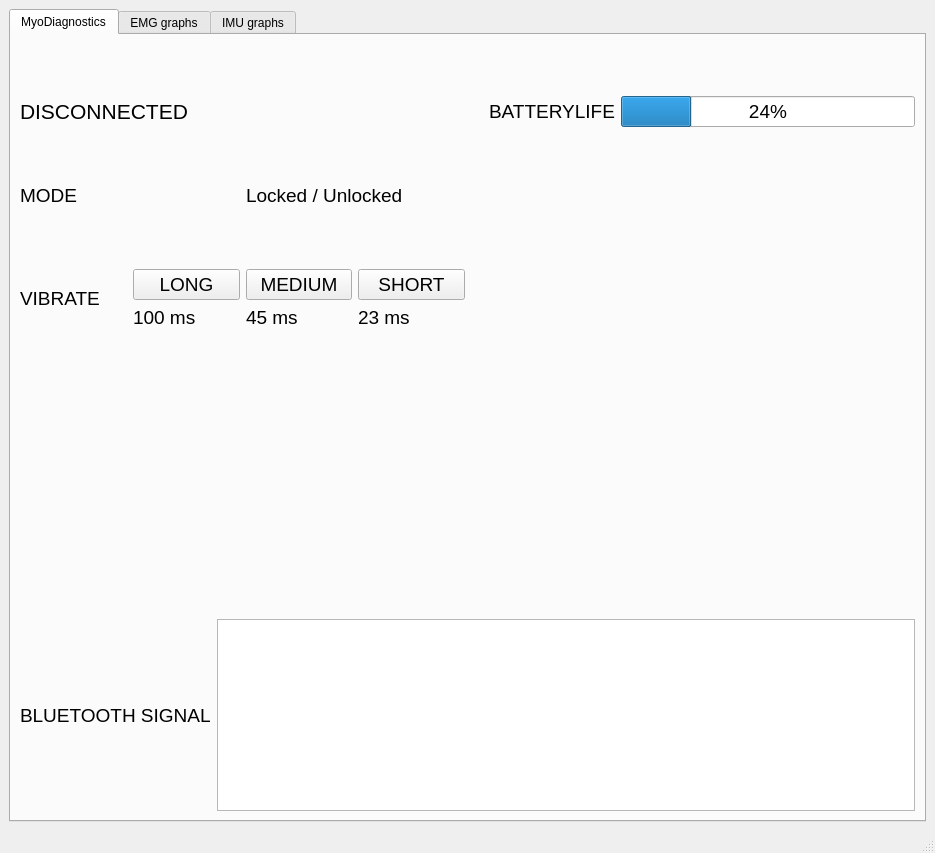
<?xml version="1.0" encoding="UTF-8"?>
<ui version="4.0">
 <class>MainWindow</class>
 <widget class="QMainWindow" name="MainWindow">
  <property name="geometry">
   <rect>
    <x>0</x>
    <y>0</y>
    <width>935</width>
    <height>853</height>
   </rect>
  </property>
  <property name="windowTitle">
   <string>MainWindow</string>
  </property>
  <widget class="QWidget" name="centralwidget">
   <layout class="QHBoxLayout" name="horizontalLayout">
    <item>
     <widget class="QTabWidget" name="tw_myo_arm">
      <property name="currentIndex">
       <number>0</number>
      </property>
      <widget class="QWidget" name="tab_2">
       <attribute name="title">
        <string>MyoDiagnostics</string>
       </attribute>
       <layout class="QVBoxLayout" name="verticalLayout_6">
        <item>
         <spacer name="verticalSpacer_3">
          <property name="orientation">
           <enum>Qt::Vertical</enum>
          </property>
          <property name="sizeHint" stdset="0">
           <size>
            <width>20</width>
            <height>40</height>
           </size>
          </property>
         </spacer>
        </item>
        <item>
         <layout class="QHBoxLayout" name="horizontalLayout_3">
          <item>
           <widget class="QLabel" name="lab_connect">
            <property name="font">
             <font>
              <pointsize>16</pointsize>
             </font>
            </property>
            <property name="text">
             <string>DISCONNECTED</string>
            </property>
           </widget>
          </item>
          <item>
           <spacer name="horizontalSpacer">
            <property name="orientation">
             <enum>Qt::Horizontal</enum>
            </property>
            <property name="sizeHint" stdset="0">
             <size>
              <width>40</width>
              <height>20</height>
             </size>
            </property>
           </spacer>
          </item>
          <item>
           <widget class="QLabel" name="lab_battery">
            <property name="font">
             <font>
              <pointsize>14</pointsize>
             </font>
            </property>
            <property name="text">
             <string>BATTERYLIFE</string>
            </property>
           </widget>
          </item>
          <item>
           <widget class="QProgressBar" name="pb_battery">
            <property name="font">
             <font>
              <pointsize>14</pointsize>
             </font>
            </property>
            <property name="value">
             <number>24</number>
            </property>
           </widget>
          </item>
         </layout>
        </item>
        <item>
         <spacer name="verticalSpacer">
          <property name="orientation">
           <enum>Qt::Vertical</enum>
          </property>
          <property name="sizeHint" stdset="0">
           <size>
            <width>20</width>
            <height>40</height>
           </size>
          </property>
         </spacer>
        </item>
        <item>
         <layout class="QHBoxLayout" name="horizontalLayout_9">
          <item>
           <layout class="QVBoxLayout" name="verticalLayout_5">
            <item>
             <layout class="QHBoxLayout" name="horizontalLayout_4">
              <item>
               <widget class="QLabel" name="lab_mode">
                <property name="font">
                 <font>
                  <pointsize>14</pointsize>
                 </font>
                </property>
                <property name="text">
                 <string>MODE</string>
                </property>
               </widget>
              </item>
              <item>
               <widget class="QLabel" name="lab_lock">
                <property name="font">
                 <font>
                  <pointsize>14</pointsize>
                 </font>
                </property>
                <property name="text">
                 <string>Locked / Unlocked</string>
                </property>
               </widget>
              </item>
             </layout>
            </item>
            <item>
             <layout class="QHBoxLayout" name="horizontalLayout_5">
              <item>
               <widget class="QLabel" name="lab_vibrate">
                <property name="font">
                 <font>
                  <pointsize>14</pointsize>
                 </font>
                </property>
                <property name="text">
                 <string>VIBRATE</string>
                </property>
               </widget>
              </item>
              <item>
               <layout class="QVBoxLayout" name="verticalLayout_2">
                <item>
                 <spacer name="verticalSpacer_4">
                  <property name="orientation">
                   <enum>Qt::Vertical</enum>
                  </property>
                  <property name="sizeHint" stdset="0">
                   <size>
                    <width>20</width>
                    <height>40</height>
                   </size>
                  </property>
                 </spacer>
                </item>
                <item>
                 <widget class="QPushButton" name="pb_vib_long">
                  <property name="font">
                   <font>
                    <pointsize>14</pointsize>
                   </font>
                  </property>
                  <property name="text">
                   <string>LONG</string>
                  </property>
                 </widget>
                </item>
                <item>
                 <widget class="QLabel" name="lab_vib_long">
                  <property name="font">
                   <font>
                    <pointsize>14</pointsize>
                   </font>
                  </property>
                  <property name="text">
                   <string>100 ms</string>
                  </property>
                 </widget>
                </item>
                <item>
                 <spacer name="verticalSpacer_6">
                  <property name="orientation">
                   <enum>Qt::Vertical</enum>
                  </property>
                  <property name="sizeHint" stdset="0">
                   <size>
                    <width>20</width>
                    <height>40</height>
                   </size>
                  </property>
                 </spacer>
                </item>
               </layout>
              </item>
              <item>
               <layout class="QVBoxLayout" name="verticalLayout_3">
                <item>
                 <spacer name="verticalSpacer_5">
                  <property name="orientation">
                   <enum>Qt::Vertical</enum>
                  </property>
                  <property name="sizeHint" stdset="0">
                   <size>
                    <width>20</width>
                    <height>40</height>
                   </size>
                  </property>
                 </spacer>
                </item>
                <item>
                 <widget class="QPushButton" name="pb_vib_medium">
                  <property name="font">
                   <font>
                    <pointsize>14</pointsize>
                   </font>
                  </property>
                  <property name="text">
                   <string>MEDIUM</string>
                  </property>
                 </widget>
                </item>
                <item>
                 <widget class="QLabel" name="lab_vib_medium">
                  <property name="font">
                   <font>
                    <pointsize>14</pointsize>
                   </font>
                  </property>
                  <property name="text">
                   <string>45 ms</string>
                  </property>
                 </widget>
                </item>
                <item>
                 <spacer name="verticalSpacer_7">
                  <property name="orientation">
                   <enum>Qt::Vertical</enum>
                  </property>
                  <property name="sizeHint" stdset="0">
                   <size>
                    <width>20</width>
                    <height>40</height>
                   </size>
                  </property>
                 </spacer>
                </item>
               </layout>
              </item>
              <item>
               <layout class="QVBoxLayout" name="verticalLayout_4">
                <item>
                 <spacer name="verticalSpacer_8">
                  <property name="orientation">
                   <enum>Qt::Vertical</enum>
                  </property>
                  <property name="sizeHint" stdset="0">
                   <size>
                    <width>20</width>
                    <height>40</height>
                   </size>
                  </property>
                 </spacer>
                </item>
                <item>
                 <widget class="QPushButton" name="pb_vib_short">
                  <property name="font">
                   <font>
                    <pointsize>14</pointsize>
                   </font>
                  </property>
                  <property name="text">
                   <string>SHORT</string>
                  </property>
                 </widget>
                </item>
                <item>
                 <widget class="QLabel" name="lab_vib_medium_2">
                  <property name="font">
                   <font>
                    <pointsize>14</pointsize>
                   </font>
                  </property>
                  <property name="text">
                   <string>23 ms</string>
                  </property>
                 </widget>
                </item>
                <item>
                 <spacer name="verticalSpacer_9">
                  <property name="orientation">
                   <enum>Qt::Vertical</enum>
                  </property>
                  <property name="sizeHint" stdset="0">
                   <size>
                    <width>20</width>
                    <height>40</height>
                   </size>
                  </property>
                 </spacer>
                </item>
               </layout>
              </item>
             </layout>
            </item>
           </layout>
          </item>
          <item>
           <widget class="QLabel" name="lab_myo_arm_diag">
            <property name="minimumSize">
             <size>
              <width>200</width>
              <height>200</height>
             </size>
            </property>
            <property name="styleSheet">
             <string notr="true">image: url(:/myo/images/bracelet_myo.PNG);</string>
            </property>
            <property name="text">
             <string/>
            </property>
           </widget>
          </item>
         </layout>
        </item>
        <item>
         <spacer name="verticalSpacer_10">
          <property name="orientation">
           <enum>Qt::Vertical</enum>
          </property>
          <property name="sizeHint" stdset="0">
           <size>
            <width>20</width>
            <height>40</height>
           </size>
          </property>
         </spacer>
        </item>
        <item>
         <layout class="QHBoxLayout" name="horizontalLayout_8">
          <item>
           <widget class="QLabel" name="lab_fist">
            <property name="minimumSize">
             <size>
              <width>120</width>
              <height>120</height>
             </size>
            </property>
            <property name="styleSheet">
             <string notr="true">image: url(:/gesture/images/gesture_fist.png);</string>
            </property>
            <property name="text">
             <string/>
            </property>
           </widget>
          </item>
          <item>
           <widget class="QLabel" name="lab_spread">
            <property name="minimumSize">
             <size>
              <width>120</width>
              <height>120</height>
             </size>
            </property>
            <property name="styleSheet">
             <string notr="true">image: url(:/gesture/images/gesture_spread.png);</string>
            </property>
            <property name="text">
             <string/>
            </property>
           </widget>
          </item>
          <item>
           <widget class="QLabel" name="lab_wave_in">
            <property name="minimumSize">
             <size>
              <width>120</width>
              <height>120</height>
             </size>
            </property>
            <property name="styleSheet">
             <string notr="true">image: url(:/gesture/images/gesture_wave_in.png);</string>
            </property>
            <property name="text">
             <string/>
            </property>
           </widget>
          </item>
          <item>
           <widget class="QLabel" name="lab_wave_out">
            <property name="minimumSize">
             <size>
              <width>120</width>
              <height>120</height>
             </size>
            </property>
            <property name="styleSheet">
             <string notr="true">image: url(:/gesture/images/gesture_wave_out.png);</string>
            </property>
            <property name="text">
             <string/>
            </property>
           </widget>
          </item>
         </layout>
        </item>
        <item>
         <spacer name="verticalSpacer_2">
          <property name="orientation">
           <enum>Qt::Vertical</enum>
          </property>
          <property name="sizeHint" stdset="0">
           <size>
            <width>20</width>
            <height>40</height>
           </size>
          </property>
         </spacer>
        </item>
        <item>
         <layout class="QHBoxLayout" name="horizontalLayout_6">
          <item>
           <widget class="QLabel" name="lab_bluetooth">
            <property name="font">
             <font>
              <pointsize>14</pointsize>
             </font>
            </property>
            <property name="text">
             <string>BLUETOOTH SIGNAL</string>
            </property>
           </widget>
          </item>
          <item>
           <widget class="PlotWidget" name="gv_bluetooth">
            <property name="minimumSize">
             <size>
              <width>0</width>
              <height>100</height>
             </size>
            </property>
           </widget>
          </item>
         </layout>
        </item>
       </layout>
      </widget>
      <widget class="QWidget" name="tab">
       <attribute name="title">
        <string>EMG graphs</string>
       </attribute>
       <layout class="QGridLayout" name="gridLayout">
        <item row="0" column="0">
         <widget class="PlotWidget" name="gv_emg_5"/>
        </item>
        <item row="0" column="1">
         <widget class="PlotWidget" name="gv_emg_4"/>
        </item>
        <item row="0" column="2">
         <widget class="PlotWidget" name="gv_emg_3"/>
        </item>
        <item row="1" column="0">
         <widget class="PlotWidget" name="gv_emg_6"/>
        </item>
        <item row="1" column="1">
         <widget class="QLabel" name="lab_myo_arm_emg">
          <property name="styleSheet">
           <string notr="true">image: url(:/myo/images/bracelet_myo.PNG);</string>
          </property>
          <property name="text">
           <string/>
          </property>
         </widget>
        </item>
        <item row="1" column="2">
         <widget class="PlotWidget" name="gv_emg_2"/>
        </item>
        <item row="2" column="0">
         <widget class="PlotWidget" name="gv_emg_7"/>
        </item>
        <item row="2" column="1">
         <widget class="PlotWidget" name="gv_emg_8"/>
        </item>
        <item row="2" column="2">
         <widget class="PlotWidget" name="gv_emg_1"/>
        </item>
       </layout>
      </widget>
      <widget class="QWidget" name="tab_3">
       <attribute name="title">
        <string>IMU graphs</string>
       </attribute>
       <layout class="QVBoxLayout" name="verticalLayout">
        <item>
         <widget class="PlotWidget" name="gv_gyro"/>
        </item>
        <item>
         <widget class="PlotWidget" name="gv_acc"/>
        </item>
        <item>
         <widget class="PlotWidget" name="gv_ori"/>
        </item>
        <item>
         <layout class="QHBoxLayout" name="horizontalLayout_2">
          <item>
           <layout class="QGridLayout" name="gridLayout_2">
            <item row="0" column="0">
             <widget class="QLabel" name="lab_x_value">
              <property name="font">
               <font>
                <pointsize>14</pointsize>
               </font>
              </property>
              <property name="text">
               <string>x : 0.0000000</string>
              </property>
             </widget>
            </item>
            <item row="0" column="1">
             <widget class="QLabel" name="lab_z_value">
              <property name="font">
               <font>
                <pointsize>14</pointsize>
               </font>
              </property>
              <property name="text">
               <string>z : 0.0000000</string>
              </property>
             </widget>
            </item>
            <item row="1" column="0">
             <widget class="QLabel" name="lab_y_value">
              <property name="font">
               <font>
                <pointsize>14</pointsize>
               </font>
              </property>
              <property name="text">
               <string>y : 0.0000000</string>
              </property>
             </widget>
            </item>
            <item row="1" column="1">
             <widget class="QLabel" name="lab_w_value">
              <property name="font">
               <font>
                <pointsize>14</pointsize>
               </font>
              </property>
              <property name="text">
               <string>w : 0.0000000</string>
              </property>
             </widget>
            </item>
           </layout>
          </item>
          <item>
           <widget class="QPushButton" name="pb_set_origin">
            <property name="font">
             <font>
              <pointsize>14</pointsize>
             </font>
            </property>
            <property name="text">
             <string>SET ORIGIN</string>
            </property>
           </widget>
          </item>
          <item>
           <spacer name="horizontalSpacer_2">
            <property name="orientation">
             <enum>Qt::Horizontal</enum>
            </property>
            <property name="sizeHint" stdset="0">
             <size>
              <width>40</width>
              <height>20</height>
             </size>
            </property>
           </spacer>
          </item>
          <item>
           <widget class="QGraphicsView" name="gv_cube"/>
          </item>
          <item>
           <spacer name="horizontalSpacer_3">
            <property name="orientation">
             <enum>Qt::Horizontal</enum>
            </property>
            <property name="sizeHint" stdset="0">
             <size>
              <width>40</width>
              <height>20</height>
             </size>
            </property>
           </spacer>
          </item>
         </layout>
        </item>
       </layout>
      </widget>
     </widget>
    </item>
   </layout>
  </widget>
  <widget class="QMenuBar" name="menubar">
   <property name="geometry">
    <rect>
     <x>0</x>
     <y>0</y>
     <width>935</width>
     <height>21</height>
    </rect>
   </property>
  </widget>
  <widget class="QStatusBar" name="statusbar"/>
 </widget>
 <customwidgets>
  <customwidget>
   <class>PlotWidget</class>
   <extends>QGraphicsView</extends>
   <header>pyqtgraph</header>
  </customwidget>
 </customwidgets>
 <resources>
  <include location="qrc_myo_arm.qrc"/>
 </resources>
 <connections/>
</ui>
